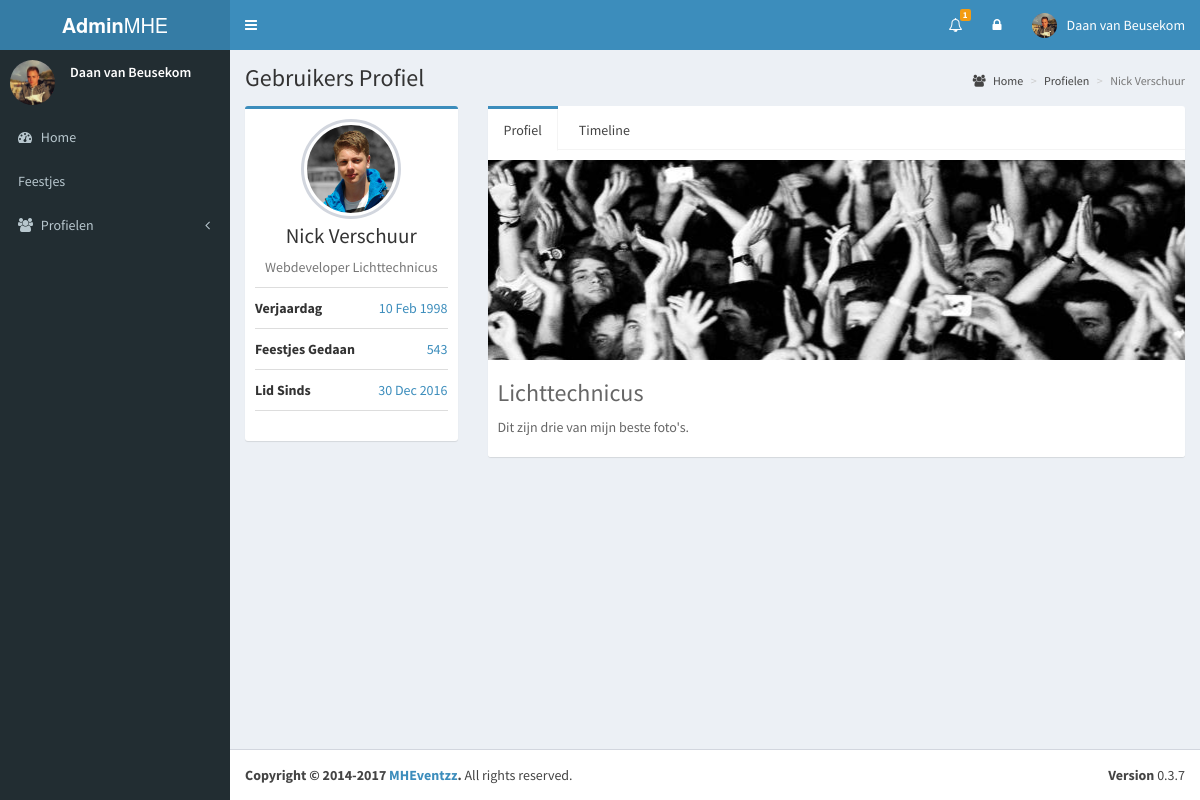
The app's page /admin/profile.php?show_user=Nick Verschuur (signed in) with its own data.
### tables this page shows
CREATE TABLE `users` (
  `user_id` int(3) NOT NULL,
  `user_name` varchar(255) NOT NULL,
  `user_email` varchar(255) NOT NULL,
  `user_pass` tinytext NOT NULL,
  `user_birthday` date NOT NULL,
  `user_description` text NOT NULL,
  `user_online` tinyint(1) NOT NULL,
  `user_image` text NOT NULL,
  `user_since` date NOT NULL,
  `user_cover_image` text NOT NULL
);

### admin/profile.php (the view, shortened to what this page needs)
<?php
include "top.php";
if(!isset($_GET['show_user'])){
    $user = $_SESSION['user_name'];
}else{
    $user = $_GET['show_user'];
}
$SQL = "SELECT *, DATE_FORMAT(user_birthday,'%d %b %Y') AS birthday, DATE_FORMAT(user_since,'%d %b %Y') AS since FROM users WHERE user_name='$user'";
$result = $conn->query($SQL);
while($row = mysqli_fetch_assoc($result)){
    $user_name = $row['user_name'];
    $user_image = $row['user_image'];
    $user_cover_image = $row['user_cover_image'];
    $user_birthday = $row['birthday'];
    $user_description = $row['user_description'];
    $user_since = $row['since'];
}
?>
  <div class="content-wrapper">
    <section class="content-header">
      <h1>
        Gebruikers Profiel
      </h1>
      <ol class="breadcrumb">
        <li><a href="index.php"><i class="fa fa-users"></i> Home</a></li>
        <li><a href="profiles.php">Profielen</a></li>
        <li class="active"><?php echo $user; ?></li>
      </ol>
    </section>
    <section class="content">
      <div class="row">
        <div class="col-md-3">
          <div class="box box-primary">
            <div class="box-body box-profile">
              <img class="profile-user-img img-responsive img-circle" src="<?php echo $user_image; ?>" alt="User profile picture">
              <h3 class="profile-username text-center"><?php echo $user_name;?></h3>
              <p class="text-muted text-center"><?php echo $user_description;?></p>
              <ul class="list-group list-group-unbordered">
                <li class="list-group-item">
                  <b>Verjaardag</b> <a class="pull-right"><?php echo $user_birthday; ?></a>
                </li>
                <li class="list-group-item">
                  <b>Feestjes Gedaan</b> <a class="pull-right">543</a>
                </li>
                <li class="list-group-item">
                  <b>Lid Sinds</b> <a class="pull-right"><?php echo $user_since; ?></a>
                </li>
              </ul>
            </div>
          </div>
        </div>
        <div class="col-md-9">
          <div class="nav-tabs-custom">
            <ul class="nav nav-tabs">
              <li class="active"><a href="#profile" data-toggle="tab">Profiel</a></li>
              <li><a href="#timeline" data-toggle="tab">Timeline</a></li>
            </ul>
            <div class="tab-content">
              <div class="active tab-pane" id="profile">
                <div class="post">
                    <?php
                        if(!empty($user_cover_image)){
                    ?>
                  <div class="row margin-bottom">
                    <div class="col-sm-12" style="background: url('<?php echo $user_cover_image ?>') center center; height:200px; margin-left:5px;width: calc(100% - 10px);"></div>
                  </div>
                    <?php
                        }
                    ?>
                    <h3>
                        Lichttechnicus
                    </h3>
                    <p>
                        Dit zijn drie van mijn beste foto's.
                    </p>
                </div>
              </div>
            </div>
          </div>
        </div>
      </div>
    </section>
  </div>
<?php
include "bottom.php";
?>

### records on screen
users: user_image (picture), user_name "Nick Verschuur", user_description "Webdeveloper Lichttechnicus", user_cover_image (picture)

### other values on screen
$amount "1"
$_SESSION['user_name'] "Daan van Beusekom"
$user "Nick Verschuur"
$user_birthday "10 Feb 1998"
$user_since "30 Dec 2016"
